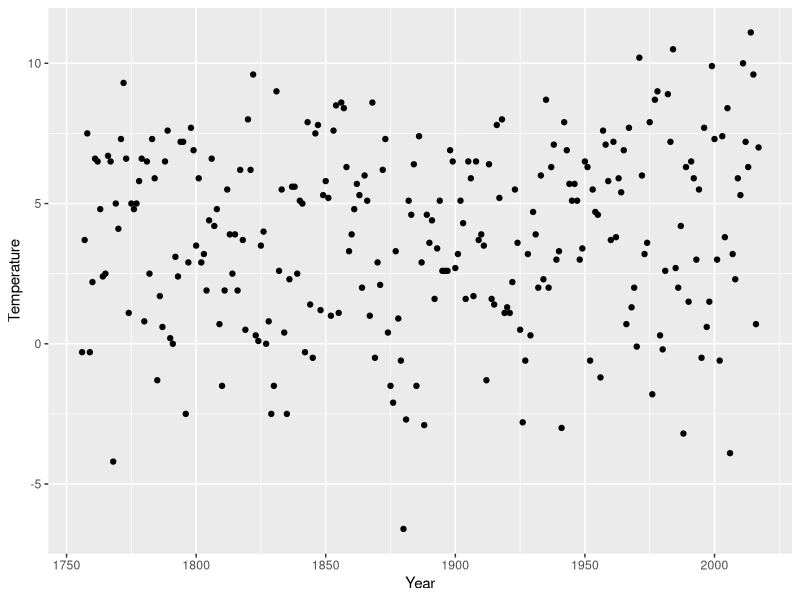

R code for this plot:
## ---- chunk 1
library(ggplot2)
df <-  read.table("daily_temp.txt")
df <- df[c(1, 2, 3, 6)]
names(df) <- c("Year", "Month", "Day", "Temperature")
new_df <- subset(df, df[2]==11 & df[3]==2)

ggplot(new_df, aes(Year, Temperature)) + geom_point()
## ---- chunk 2
sessionInfo()
